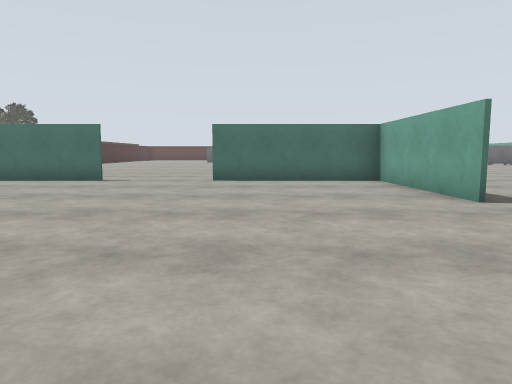
View 1 (above)

22 first-person views from a walk through a world built for the Gazebo simulator. The camera is 1.2 m above the floor, tilts 6° down and sees 70° across. The floor is counted in squares, 2 m on a side. Each view is taken from the middle of a square. On the plan, view 1 faces up. The plan holds only what a view shows up to about 10 squares ahead; the rest is blank. The place goes on beyond the plan. Robots are left out. Simple patterns stand in for the simulator's built-in surfaces. Some stock models are drawn as simple stand-ins. Some surface patterns are stand-ins.

View 2
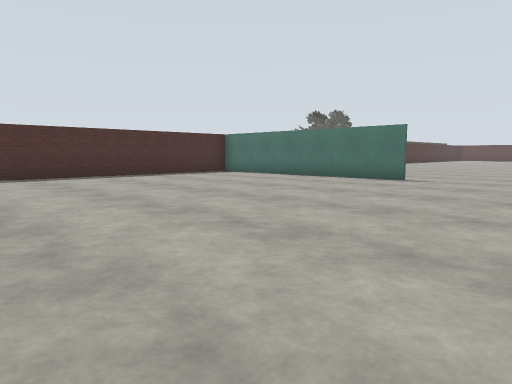

View 3
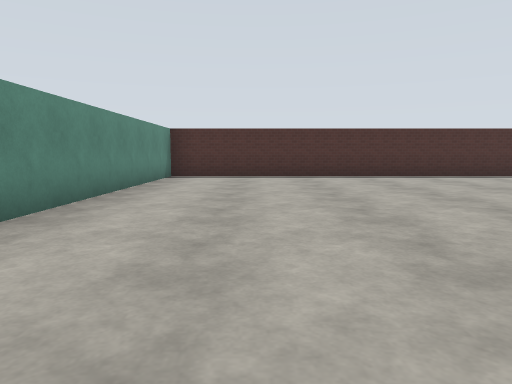

View 4
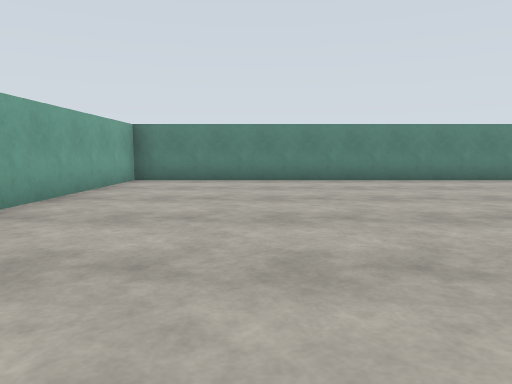

View 5
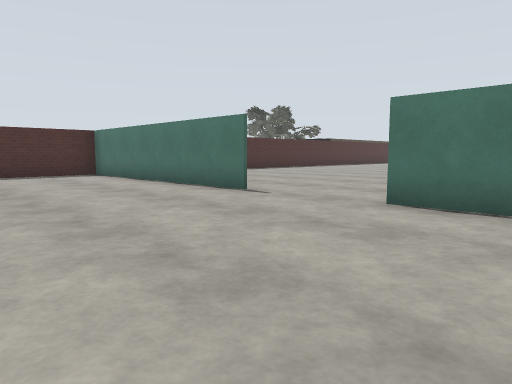

View 6
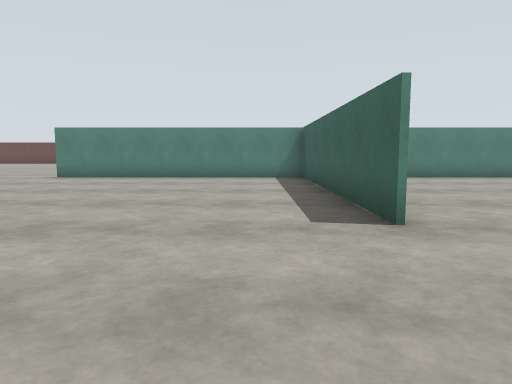

View 7
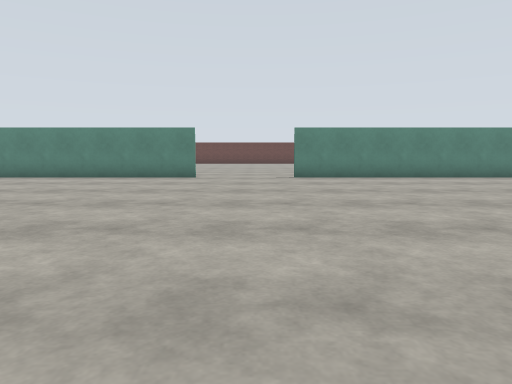

View 8
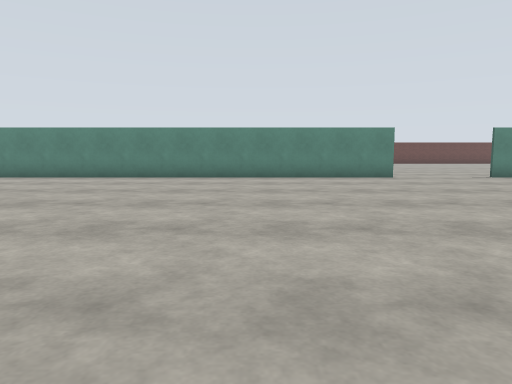

View 9
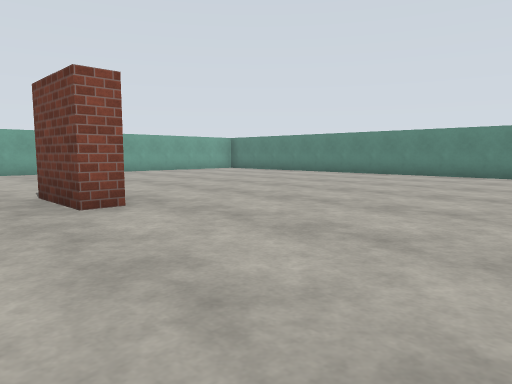

View 10
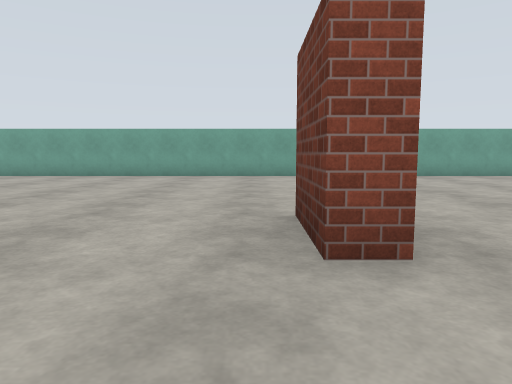

View 11
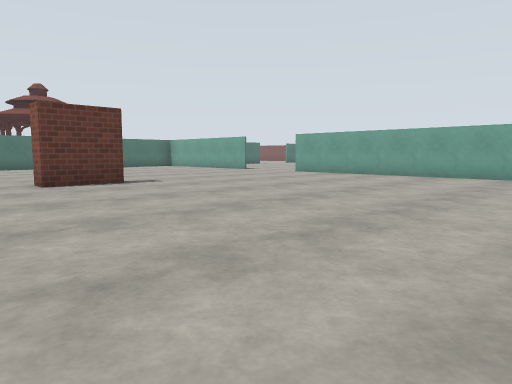

View 12
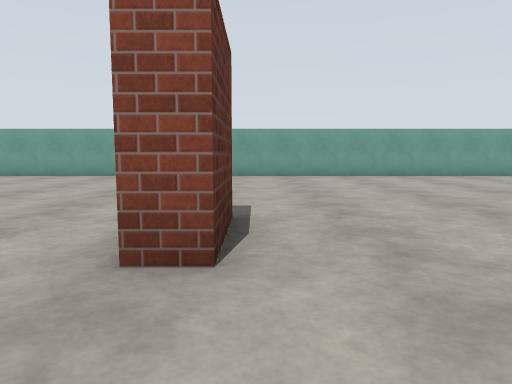

View 13
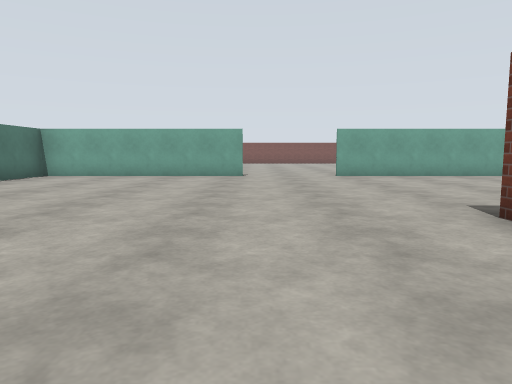

View 14
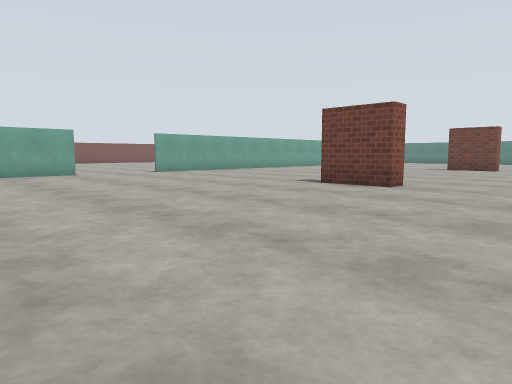

View 15
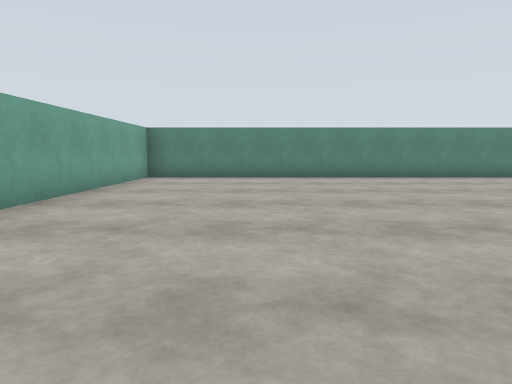

View 16
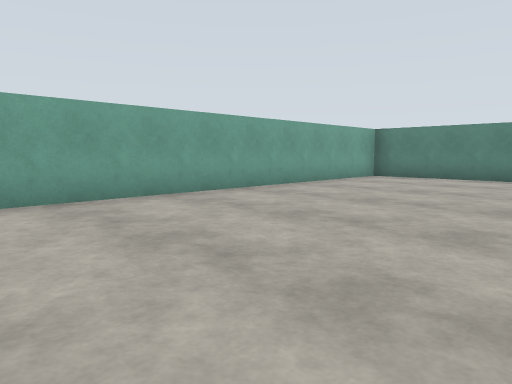

View 17
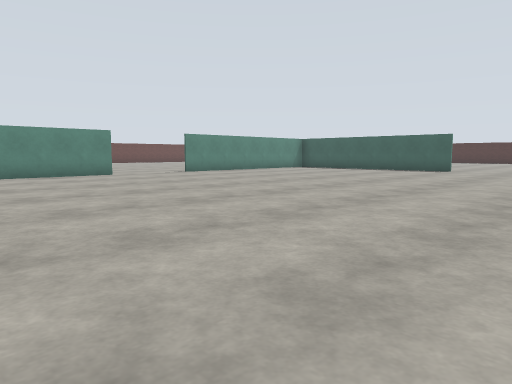

View 18
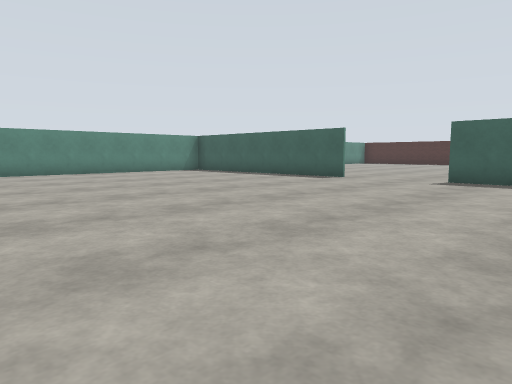

View 19
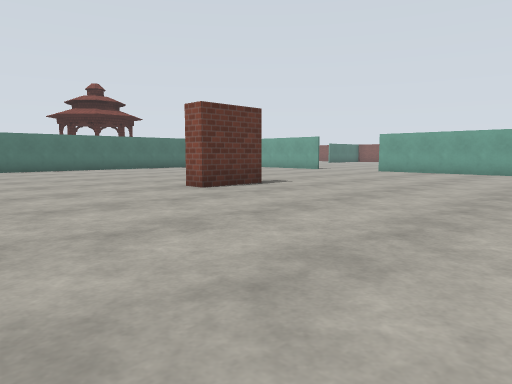

View 20
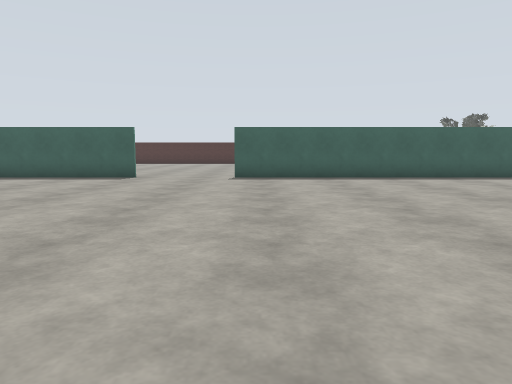

View 21
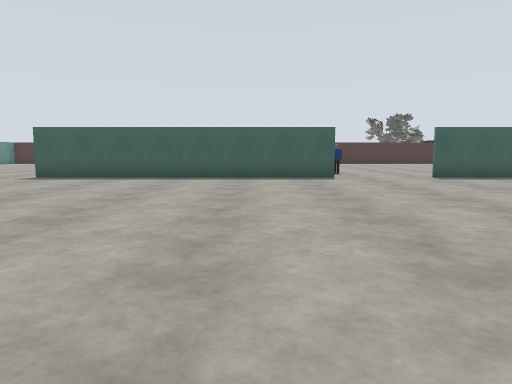

View 22
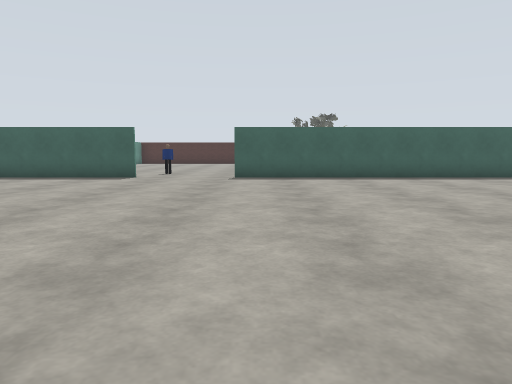

### Floor plan
Points are (right, up) in squares from view 1. A wall is a line through its corners. A room is listed if a view was taken in it or the views show most of it. See-through windows are left out.
Room 1 (views 1, 2, 3, 4, 5)
walls: (2.7, 4.4) (2.7, 8.2) (-1, 8.2); (-3.4, 8.2) (-9.1, 8.2); (2.7, -4.3) (2.7, 0.1); (-9.7, 7.6) (-9.7, -4.2) (2.9, -4.2)
ways out: opening at (2, 3) to room 2; opening at (-2, 8.3)
Room 2 (views 6, 7, 8, 9, 10, 11, 12, 13, 14, 15, 16, 17, 18, 19, 20, 21, 22)
walls: (11.5, -4.2) (27.7, -4.2) (27.7, 12.9); (2.8, 12) (2.8, 4.4); (2.8, 2) (2.8, -4.3); (27.7, 15.2) (27.7, 19.5); (2.8, 19.5) (2.8, 14.4); (2.9, -4.2) (9.1, -4.2)
ways out: opening at (2, 3) to room 1; opening at (3, 13); opening at (10.5, -4)
objects: brick block (20, 4) to (21, 4); brick block (20, 12) to (21, 12)

Positions as (right, up) in squares from view 1, and headings:
1: (0, 0), facing up
2: (0, 0), facing up-left
3: (0, -2), facing left
4: (0, 4), facing down
5: (1, 4), facing up-left
6: (4, 5), facing down
7: (10, 5), facing down
8: (15, 5), facing down
9: (16, 6), facing down-right
10: (18, 5), facing right
11: (18, 5), facing up-right
12: (18, 12), facing right
13: (18, 15), facing right
14: (17, 19), facing down-right
15: (25, 5), facing down
16: (23, 5), facing down-right
17: (16, 6), facing down-left
18: (11, 7), facing down-left
19: (16, 7), facing up-right
20: (12, 5), facing left
21: (12, 10), facing left
22: (12, 15), facing left
